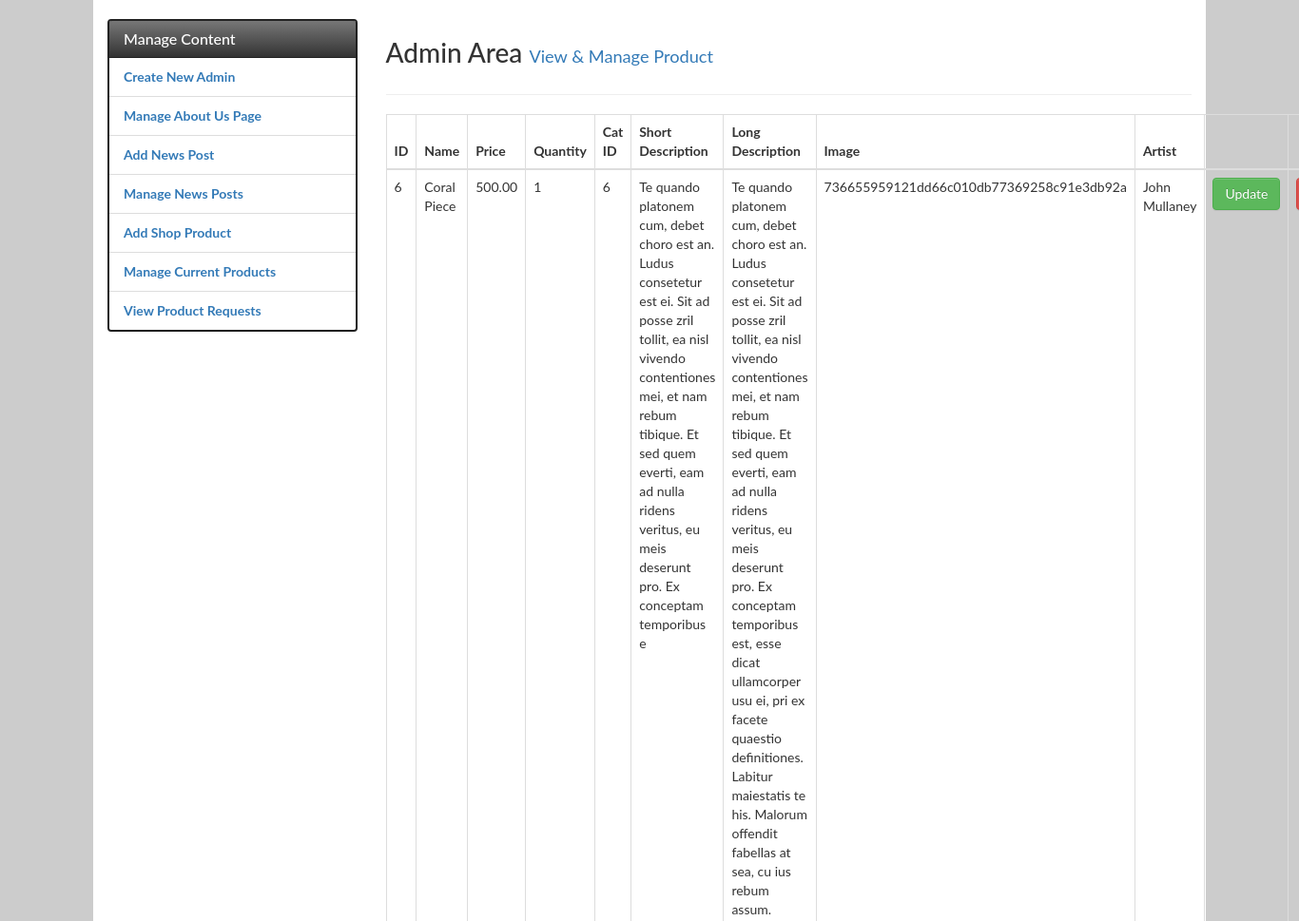
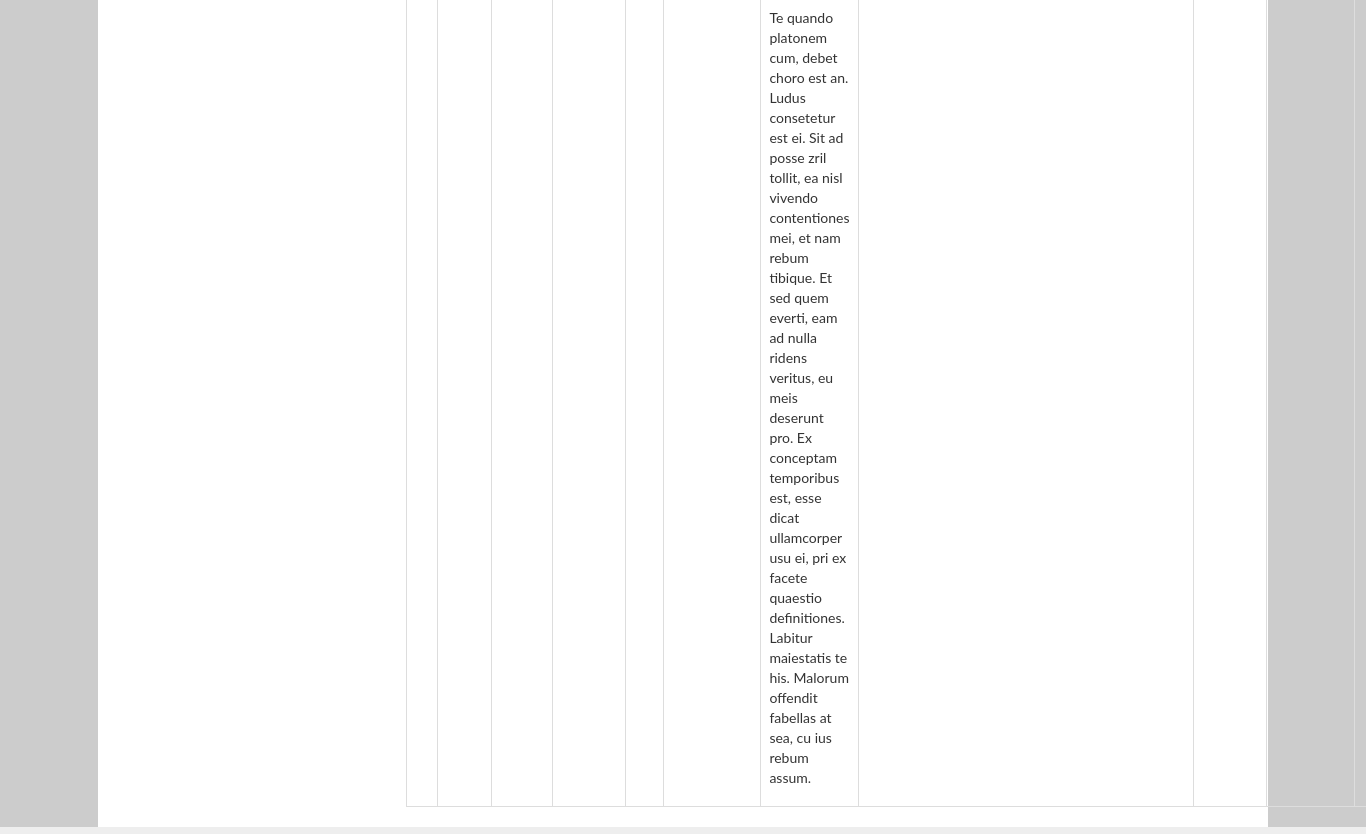
Screenshot of /admin/view_product.php?productID=6 with the database file from the repository (2 pictures, top to bottom).
### tables this page shows
CREATE TABLE `products` (
  `productID` int(11) NOT NULL,
  `productName` varchar(100) NOT NULL,
  `productPrice` decimal(15,2) NOT NULL,
  `productQuantity` int(4) DEFAULT NULL,
  `productCategoryID` int(11) NOT NULL,
  `productShortDescription` varchar(250) NOT NULL,
  `productLongDescription` varchar(1000) DEFAULT NULL,
  `productImage` varchar(255) DEFAULT NULL,
  `productImageExt` varchar(5) NOT NULL,
  `productArtist` varchar(100) DEFAULT NULL
);

### admin/functions/product_functions.php (called while the page is built, shortened)
<?php
function viewOneProduct($productID) {
    $db = getDatabase();
    $stmt = $db->prepare("SELECT * FROM products WHERE productID = :productID");
    $binds = array(
        ":productID" => $productID
    );
    $result = array();
    if ($stmt->execute($binds) && $stmt->rowCount() > 0) {
        $result = $stmt->fetch(PDO::FETCH_ASSOC);
    }
    return $result;
}

### admin/view_product.php (the view, shortened to what this page needs)
<!DOCTYPE html>
<html lang="en">
<head>
    <link href="https://cdnjs.cloudflare.com/ajax/libs/font-awesome/4.7.0/css/font-awesome.min.css" rel="stylesheet" />
    <link href="../bower_components/bootstrap/dist/css/bootstrap-theme.min.css" rel="stylesheet" />
    <link href="../bower_components/bootstrap/dist/css/bootstrap.min.css" rel="stylesheet" />
    <link href="../bower_components/normalize-css/normalize.css" rel="stylesheet" />
    <link href="../css/main.css" rel="stylesheet" type="text/css" />
    <link href="css/admin.css" rel="stylesheet" type="text/css" />
</head>
<body>
    <?php
    include 'functions/product_functions.php';
    $productID = filter_input(INPUT_GET, 'productID');
    $result = viewOneProduct($productID);
    ?>
    <div class="mainContent">
        <div class="container main">
            <div class="row">
                <?php include 'admin_panel.php'; ?>
                <div class="col-md-9">
                    <div class="page-header">
                        <h1>Admin Area <small class="text-primary">View & Manage Product</small></h1>
                    </div>
                    <table class="table table-bordered table-hover table-responsive">
                        <thead>
                            <tr>
                                <th>ID</th>
                                <th>Name</th>
                                <th>Price</th>
                                <th>Quantity</th>
                                <th>Cat ID</th>
                                <th>Short Description</th>
                                <th>Long Description</th>
                                <th>Image</th>
                                <th>Artist</th>
                                <th></th>
                                <th></th>
                            </tr>
                        </thead>
                        <tbody>
                            <tr>
                                <td><?php echo $result['productID']; ?></td>
                                <td><?php echo $result['productName']; ?></td>
                                <td><?php echo $result['productPrice']; ?></td>
                                <td><?php echo $result['productQuantity']; ?></td>
                                <td><?php echo $result['productCategoryID']; ?></td>
                                <td><?php echo $result['productShortDescription']; ?></td>
                                <td><?php echo $result['productLongDescription']; ?></td>
                                <td><?php echo $result['productImage']; ?></td>
                                <td><?php echo $result['productArtist']; ?></td>
                                <td><a href="update_product.php?productID=<?php echo $result['productID']; ?>" class="btn btn-success" role="button">Update</a></td>
                                <td><a href="delete_product.php?productID=<?php echo $result['productID']; ?>" class="btn btn-danger" role="button">Delete</a></td>
                            </tr>
                        </tbody>
                    </table>
                </div>
            </div>
        </div>
    </div>
</body>
</html>

### css/main.css (style rules this page uses)
* { font-family: 'Lato', sans-serif; margin: 0; padding: 0; }
*, *:before, *:after { box-sizing: inherit; }
html { box-sizing: border-box; height: 100%; }
body { background-color: #EEE; font-family: 'Lato', sans-serif; min-height: 100%; padding-bottom: 4em; padding-top: 0; position: relative; }
.mainContent { background-color: #CCC; height: 100%; }
.container.main { background-color: #FFFFFF; border-radius: 0; height: 100%; margin: 0 auto; padding-bottom: 0; }

### rows the page displays
products: productID "6", productName "Coral Piece", productPrice "500.00", productQuantity "1", productCategoryID "6", productShortDescription "Te quando platonem cum, debet choro est an. Ludus consetetur est ei. Sit ad posse zril tollit, ea nisl vivendo contentiones mei, et nam rebum tibique. Et sed quem everti, eam ad nulla ridens veritus, eu meis deserunt pro. Ex conceptam temporibus e", productLongDescription "Te quando platonem cum, debet choro est an. Ludus consetetur est ei. Sit ad posse zril tollit, ea nisl vivendo contentiones mei, et nam rebum tibique. Et sed quem everti, eam ad nulla ridens veritus, eu meis deserunt pro. Ex conceptam temporibus est, esse dicat ullamcorper usu ei, pri ex facete quaestio definitiones. Labitur maiestatis te his. Malorum offendit fabellas at sea, cu ius rebum assum. Te quando platonem cum, debet choro est an. Ludus consetetur est ei. Sit ad posse zril tollit, ea nisl vivendo contentiones mei, et nam rebum tibique. Et sed quem everti, eam ad nulla ridens veritus, eu meis deserunt pro. Ex conceptam temporibus est, esse dicat ullamcorper usu ei, pri ex facete…", productImage "736655959121dd66c010db77369258c91e3db92a", productArtist "John Mullaney"
